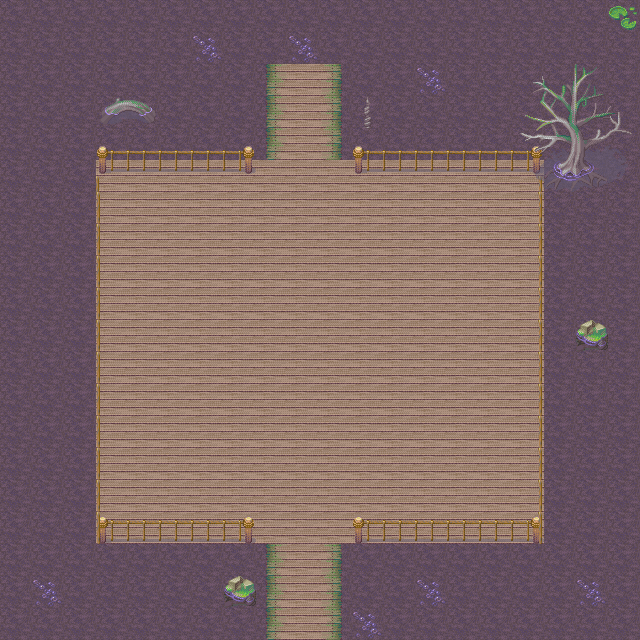

A 2D game scene composited from a Tiled map and its tileset images. What follows is a short description and the map's XML, with every tile layer's data as written:
An orthogonal 20x20 tile map with 32x32 px tiles, 6 tile layers (Background, BG2, Ground, Wall, ...) and 2 objects (Start, Out).

<map version="1.0" orientation="orthogonal" renderorder="right-down" width="20" height="20" tilewidth="32" tileheight="32" nextobjectid="9">
 <tileset firstgid="1" name="All_Tiles" tilewidth="32" tileheight="32" tilecount="1200" columns="40">
  <image source="../Tiles/All_Tiles.png" width="1280" height="960" />
 </tileset>
 <layer name="Background" width="20" height="20">
  <properties>
   <property name="collide" type="bool" value="true" />
   <property name="worldSize" type="bool" value="true" />
  </properties>
  <data encoding="csv">
426,426,426,426,426,426,426,426,426,426,426,426,426,426,426,426,426,426,426,426,
426,426,426,426,426,426,426,426,426,426,426,426,426,426,426,426,426,426,426,426,
426,426,426,426,426,426,426,426,0,0,0,426,426,426,426,426,426,426,426,426,
426,426,426,426,426,426,426,426,0,0,0,426,426,426,426,426,426,426,426,426,
426,426,426,426,426,426,426,426,0,0,0,426,426,426,426,426,426,426,426,426,
426,426,426,0,0,0,0,0,0,0,0,0,0,0,0,0,0,426,426,426,
426,426,426,0,0,0,0,0,0,0,0,0,0,0,0,0,0,426,426,426,
426,426,426,0,0,0,0,0,0,0,0,0,0,0,0,0,0,426,426,426,
426,426,426,0,0,0,0,0,0,0,0,0,0,0,0,0,0,426,426,426,
426,426,426,0,0,0,0,0,0,0,0,0,0,0,0,0,0,426,426,426,
426,426,426,0,0,0,0,0,0,0,0,0,0,0,0,0,0,426,426,426,
426,426,426,0,0,0,0,0,0,0,0,0,0,0,0,0,0,426,426,426,
426,426,426,0,0,0,0,0,0,0,0,0,0,0,0,0,0,426,426,426,
426,426,426,0,0,0,0,0,0,0,0,0,0,0,0,0,0,426,426,426,
426,426,426,0,0,0,0,0,0,0,0,0,0,0,0,0,0,426,426,426,
426,426,426,0,0,0,0,0,0,0,0,0,0,0,0,0,0,426,426,426,
426,426,426,426,426,426,426,426,0,0,0,426,426,426,426,426,426,426,426,426,
426,426,426,426,426,426,426,426,0,0,0,426,426,426,426,426,426,426,426,426,
426,426,426,426,426,426,426,426,0,0,0,426,426,426,426,426,426,426,426,426,
426,426,426,426,426,426,426,426,0,0,0,426,426,426,426,426,426,426,426,426
</data>
 </layer>
 <layer name="BG2" width="20" height="20">
  <data encoding="csv">
0,0,0,0,0,0,0,0,0,0,0,0,0,0,0,0,0,0,0,0,
0,0,0,0,0,0,0,0,0,0,0,0,0,0,0,0,0,0,0,0,
0,0,0,0,0,0,0,0,426,426,426,0,0,0,0,0,0,0,0,0,
0,0,0,0,0,0,0,0,426,426,426,0,0,0,0,0,0,0,0,0,
0,0,0,0,0,0,0,0,426,426,426,0,0,0,0,0,0,0,0,0,
0,0,0,0,0,0,0,0,0,0,0,0,0,0,0,0,0,0,0,0,
0,0,0,0,0,0,0,0,0,0,0,0,0,0,0,0,0,0,0,0,
0,0,0,0,0,0,0,0,0,0,0,0,0,0,0,0,0,0,0,0,
0,0,0,0,0,0,0,0,0,0,0,0,0,0,0,0,0,0,0,0,
0,0,0,0,0,0,0,0,0,0,0,0,0,0,0,0,0,0,0,0,
0,0,0,0,0,0,0,0,0,0,0,0,0,0,0,0,0,0,0,0,
0,0,0,0,0,0,0,0,0,0,0,0,0,0,0,0,0,0,0,0,
0,0,0,0,0,0,0,0,0,0,0,0,0,0,0,0,0,0,0,0,
0,0,0,0,0,0,0,0,0,0,0,0,0,0,0,0,0,0,0,0,
0,0,0,0,0,0,0,0,0,0,0,0,0,0,0,0,0,0,0,0,
0,0,0,0,0,0,0,0,0,0,0,0,0,0,0,0,0,0,0,0,
0,0,0,0,0,0,0,0,0,0,0,0,0,0,0,0,0,0,0,0,
0,0,0,0,0,0,0,0,426,426,426,0,0,0,0,0,0,0,0,0,
0,0,0,0,0,0,0,0,426,426,426,0,0,0,0,0,0,0,0,0,
0,0,0,0,0,0,0,0,426,426,426,0,0,0,0,0,0,0,0,0
</data>
 </layer>
 <layer name="Ground" width="20" height="20">
  <data encoding="csv">
0,0,0,0,0,0,0,0,0,0,0,0,0,0,0,0,0,0,0,0,
0,0,0,0,0,0,0,0,0,0,0,0,0,0,0,0,0,0,0,0,
0,0,0,0,0,0,0,0,430,431,432,0,0,0,0,0,0,0,0,0,
0,0,0,0,0,0,0,0,430,431,432,0,0,0,0,0,0,0,0,0,
0,0,0,0,0,0,0,0,430,431,432,0,0,0,0,0,0,0,0,0,
0,0,0,717,717,717,717,717,717,717,717,717,717,717,717,717,717,0,0,0,
0,0,0,717,717,717,717,717,717,717,717,717,717,717,717,717,717,0,0,0,
0,0,0,717,717,717,717,717,717,717,717,717,717,717,717,717,717,0,0,0,
0,0,0,717,717,717,717,717,717,717,717,717,717,717,717,717,717,0,0,0,
0,0,0,717,717,717,717,717,717,717,717,717,717,717,717,717,717,0,0,0,
0,0,0,717,717,717,717,717,717,717,717,717,717,717,717,717,717,0,0,0,
0,0,0,717,717,717,717,717,717,717,717,717,717,717,717,717,717,0,0,0,
0,0,0,717,717,717,717,717,717,717,717,717,717,717,717,717,717,0,0,0,
0,0,0,717,717,717,717,717,717,717,717,717,717,717,717,717,717,0,0,0,
0,0,0,717,717,717,717,717,717,717,717,717,717,717,717,717,717,0,0,0,
0,0,0,717,717,717,717,717,717,717,717,717,717,717,717,717,717,0,0,0,
0,0,0,717,717,717,717,717,717,717,717,717,717,717,717,717,717,0,0,0,
0,0,0,0,0,0,0,0,716,717,718,0,0,0,0,0,0,0,0,0,
0,0,0,0,0,0,0,0,716,717,718,0,0,0,0,0,0,0,0,0,
0,0,0,0,0,0,0,0,716,717,718,0,0,0,0,0,0,0,0,0
</data>
 </layer>
 <layer name="Wall" width="20" height="20">
  <data encoding="csv">
0,0,0,0,0,0,0,0,0,0,0,0,0,0,0,0,0,0,0,0,
0,0,0,0,0,0,0,0,0,0,0,0,0,0,0,0,0,0,0,0,
0,0,0,0,0,0,0,0,0,0,0,0,0,0,0,0,0,0,0,0,
0,0,0,0,0,0,0,0,0,0,0,0,0,0,0,0,0,0,0,0,
0,0,0,1128,1129,1129,1129,1130,0,0,0,1128,1129,1129,1129,1129,1130,0,0,0,
0,0,0,1168,1169,1169,1169,1170,0,0,0,1168,1169,1169,1169,1169,1170,0,0,0,
0,0,0,0,0,0,0,0,0,0,0,0,0,0,0,0,0,0,0,0,
0,0,0,0,0,0,0,0,0,0,0,0,0,0,0,0,0,0,0,0,
0,0,0,0,0,0,0,0,0,0,0,0,0,0,0,0,0,0,0,0,
0,0,0,0,0,0,0,0,0,0,0,0,0,0,0,0,0,0,0,0,
0,0,0,0,0,0,0,0,0,0,0,0,0,0,0,0,0,0,0,0,
0,0,0,0,0,0,0,0,0,0,0,0,0,0,0,0,0,0,0,0,
0,0,0,0,0,0,0,0,0,0,0,0,0,0,0,0,0,0,0,0,
0,0,0,0,0,0,0,0,0,0,0,0,0,0,0,0,0,0,0,0,
0,0,0,0,0,0,0,0,0,0,0,0,0,0,0,0,0,0,0,0,
0,0,0,0,0,0,0,0,0,0,0,0,0,0,0,0,0,0,0,0,
0,0,0,1124,1125,1125,1125,1126,0,0,0,1124,1125,1125,1125,1125,1126,0,0,0,
0,0,0,1164,1165,1165,1165,1166,0,0,0,1164,1165,1165,1165,1165,1166,0,0,0,
0,0,0,0,0,0,0,0,0,0,0,0,0,0,0,0,0,0,0,0,
0,0,0,0,0,0,0,0,0,0,0,0,0,0,0,0,0,0,0,0
</data>
 </layer>
 <layer name="Wall2" width="20" height="20">
  <data encoding="csv">
0,0,0,0,0,0,0,0,0,0,0,0,0,0,0,0,0,0,0,0,
0,0,0,0,0,0,0,0,0,0,0,0,0,0,0,0,0,0,0,0,
0,0,0,0,0,0,0,0,0,0,0,0,0,0,0,0,0,0,0,0,
0,0,0,0,0,0,0,0,0,0,0,0,0,0,0,0,0,0,0,0,
0,0,0,0,0,0,0,0,0,0,0,0,0,0,0,0,0,0,0,0,
0,0,0,1047,0,0,0,0,0,0,0,0,0,0,0,0,1121,0,0,0,
0,0,0,1127,0,0,0,0,0,0,0,0,0,0,0,0,1122,0,0,0,
0,0,0,1127,0,0,0,0,0,0,0,0,0,0,0,0,1122,0,0,0,
0,0,0,1127,0,0,0,0,0,0,0,0,0,0,0,0,1122,0,0,0,
0,0,0,1127,0,0,0,0,0,0,0,0,0,0,0,0,1122,0,0,0,
0,0,0,1127,0,0,0,0,0,0,0,0,0,0,0,0,1122,0,0,0,
0,0,0,1127,0,0,0,0,0,0,0,0,0,0,0,0,1122,0,0,0,
0,0,0,1127,0,0,0,0,0,0,0,0,0,0,0,0,1122,0,0,0,
0,0,0,1127,0,0,0,0,0,0,0,0,0,0,0,0,1122,0,0,0,
0,0,0,1127,0,0,0,0,0,0,0,0,0,0,0,0,1122,0,0,0,
0,0,0,1127,0,0,0,0,0,0,0,0,0,0,0,0,1122,0,0,0,
0,0,0,1127,0,0,0,0,0,0,0,0,0,0,0,0,1122,0,0,0,
0,0,0,0,0,0,0,0,0,0,0,0,0,0,0,0,0,0,0,0,
0,0,0,0,0,0,0,0,0,0,0,0,0,0,0,0,0,0,0,0,
0,0,0,0,0,0,0,0,0,0,0,0,0,0,0,0,0,0,0,0
</data>
 </layer>
 <layer name="Object" width="20" height="20">
  <data encoding="csv">
0,0,0,0,0,0,0,0,0,0,0,0,0,0,0,0,0,0,0,72,
0,0,0,0,0,0,468,0,0,468,0,0,0,0,0,0,0,0,0,0,
0,0,0,0,0,0,0,0,0,0,0,0,0,468,0,0,229,230,231,232,
0,0,0,148,149,0,0,0,0,0,0,150,0,0,0,0,269,270,271,272,
0,0,0,0,0,0,0,0,0,0,0,0,0,0,0,0,309,310,311,312,
0,0,0,0,0,0,0,0,0,0,0,0,0,0,0,0,349,350,351,352,
0,0,0,0,0,0,0,0,0,0,0,0,0,0,0,0,0,0,0,0,
0,0,0,0,0,0,0,0,0,0,0,0,0,0,0,0,0,0,0,0,
0,0,0,0,0,0,0,0,0,0,0,0,0,0,0,0,0,0,0,0,
0,0,0,0,0,0,0,0,0,0,0,0,0,0,0,0,0,0,0,0,
0,0,0,0,0,0,0,0,0,0,0,0,0,0,0,0,0,0,547,0,
0,0,0,0,0,0,0,0,0,0,0,0,0,0,0,0,0,0,0,0,
0,0,0,0,0,0,0,0,0,0,0,0,0,0,0,0,0,0,0,0,
0,0,0,0,0,0,0,0,0,0,0,0,0,0,0,0,0,0,0,0,
0,0,0,0,0,0,0,0,0,0,0,0,0,0,0,0,0,0,0,0,
0,0,0,0,0,0,0,0,0,0,0,0,0,0,0,0,0,0,0,0,
0,0,0,0,0,0,0,0,0,0,0,0,0,0,0,0,0,0,0,0,
0,0,0,0,0,0,0,0,0,0,0,0,0,0,0,0,0,0,0,0,
0,468,0,0,0,0,0,547,0,0,0,0,0,468,0,0,0,0,468,0,
0,0,0,0,0,0,0,0,0,0,0,468,0,0,0,0,0,0,0,0
</data>
 </layer>
 <objectgroup name="Interractions" />
 <objectgroup name="Ennemies" />
 <objectgroup name="StartPosition">
  <object id="1" name="Start" x="302" y="592" />
 </objectgroup>
 <objectgroup name="Souls" />
 <objectgroup name="Exit">
  <object id="7" name="Out" x="305" y="71" />
 </objectgroup>
</map>
